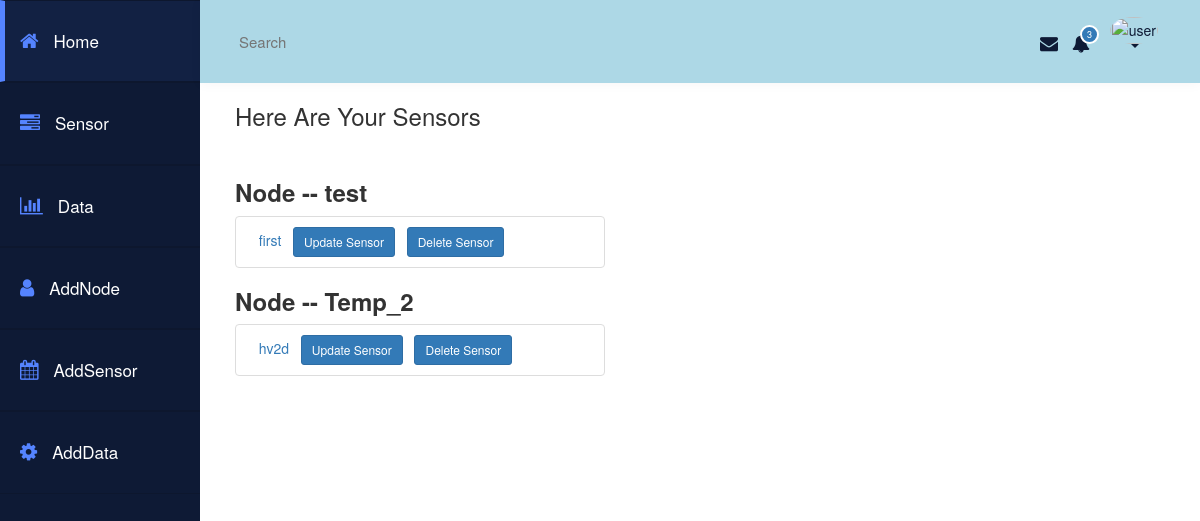
Page /chain/sensors/ (signed in) on the earlier database version.
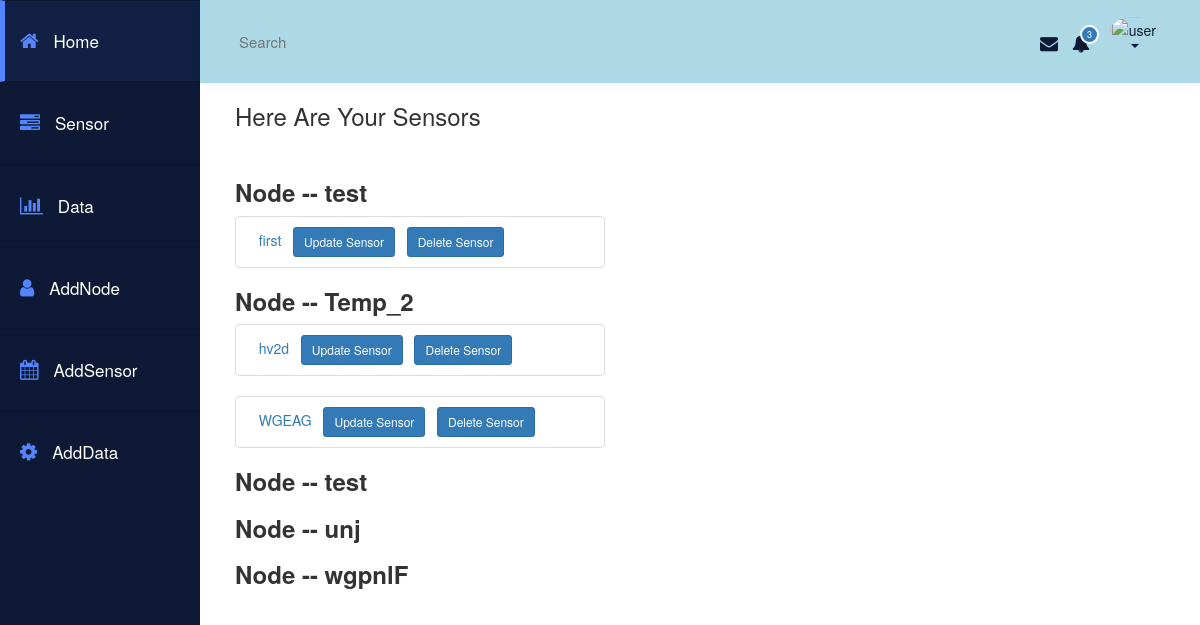
Same page on the later database version.
### chain/models.py (models this page shows, shortened)
class Node(models.Model):
    gateway_name = models.ForeignKey(Gateway,on_delete = models.CASCADE)
    name = models.CharField(max_length = 40)
    owner = models.ForeignKey(User,on_delete = models.CASCADE)
    description = models.CharField(max_length = 400, blank=True)
    doc = models.DateTimeField(blank=True, default=datetime.datetime.now)

class Sensor(models.Model):
    node_name = models.ForeignKey(Node,on_delete = models.CASCADE)
    name = models.CharField(max_length = 40)
    description = models.CharField(max_length = 400, blank=True)
    doc = models.DateTimeField(blank=True, default=datetime.datetime.now)

### chain/views.py (the view)
def sensors(request):
    if not request.user.is_authenticated():
        return render(request, 'chain/login.html')
    else:
        mynodes = Node.objects.filter(owner=request.user)
        return render(request, 'chain/sensors.html' , { 'mynodes' : mynodes})

### chain/templates/chain/sensors.html (shortened to what this page needs)
{% extends "chain/base.html" %}
{% block body %}
{% if mynodes %}
    <h3>Here Are Your Sensors</h3> <br>
      {% for nodes in  mynodes %}
          <h3> <strong>Node -- {{nodes.name}}</strong></h3>
          {% if nodes.sensor_set.all %}
                {% for  node in nodes.sensor_set.all %}
                  <ul class="list-group">
                    <li class="list-group-item">
                      &nbsp       <a href ="{% url 'chain:data'  node.id %}"> {{node.name}}  </a>
                      &nbsp       <a href ="{% url 'chain:UpdateSensor'  node.id %}" class="btn btn-primary btn-sm" role="button"> Update Sensor </a>
                      &nbsp       <a href ="{% url 'chain:DeleteSensor'  node.id %}"  class="btn btn-primary btn-sm" role="button"> Delete Sensor </a>
                    </li>
                  </ul>
                {% endfor %}
          {%endif%}
      {% endfor %}
{% else %}
  <h3> Sorry No Node </h3>
{% endif %}
{% endblock %}

Differences in the rows shown:
added Sensor: name "WGEAG", shown under Node "Temp_2"
added Node: name "test"
added Node: name "unj"
added Node: name "wgpnlF"
